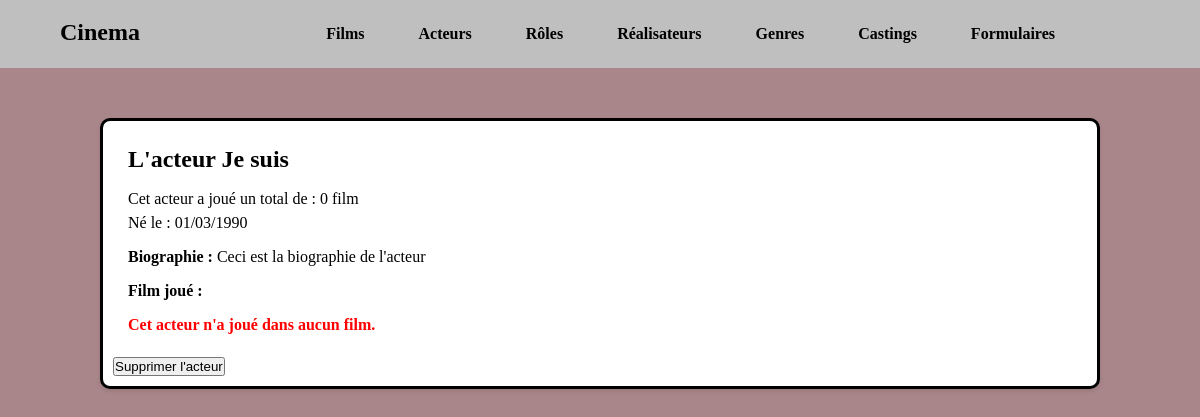
The app's page /index.php?action=infosActeur&id=92 with its own data.
### tables this page shows
CREATE TABLE IF NOT EXISTS `acteur` (
  `id_acteur` int NOT NULL AUTO_INCREMENT,
  `path_img_acteur` longtext,
  `biographie` longtext,
  `id_personne` int DEFAULT NULL,
  PRIMARY KEY (`id_acteur`) USING BTREE,
  KEY `id_personne` (`id_personne`),
  CONSTRAINT `FK_acteur_personne` FOREIGN KEY (`id_personne`) REFERENCES `personne` (`id_personne`)
);

CREATE TABLE IF NOT EXISTS `personne` (
  `id_personne` int NOT NULL AUTO_INCREMENT,
  `nom` varchar(50) DEFAULT NULL,
  `prenom` varchar(50) DEFAULT NULL,
  `birthdate` date DEFAULT NULL,
  `sexe` varchar(10) DEFAULT NULL,
  PRIMARY KEY (`id_personne`)
);

### controller/ActeursController.php (called while the page is built, shortened)
<?php
class ActeursController {
    public function infosActeur($id_acteur) {
        $pdo = Connect::Connexion();
        $query_acteur_infos = "
        SELECT a.id_acteur, p.prenom, p.nom, p.sexe, DATE_FORMAT(p.birthdate, '%d/%m/%Y') AS birthdate, a.biographie
        FROM acteur a
        INNER JOIN personne p ON p.id_personne = a.id_personne
        WHERE a.id_acteur = :id_acteur
        ";
        $request_acteur_infos = $pdo->prepare($query_acteur_infos);
        $request_acteur_infos->execute(["id_acteur" => $id_acteur]);
        $query_acteur_list_films = "
            SELECT a.id_acteur, f.titre_film, f.date_sortie, r.id_role, r.role_name, f.id_film, f.path_img_film
            FROM acteur a
            INNER JOIN casting c ON c.acteur_id = a.id_acteur
            INNER JOIN film f ON f.id_film = c.film_id
            INNER JOIN role r ON r.id_role = c.role_id
            WHERE a.id_acteur = :id_acteur
        ";
        $request_acteur_list_films = $pdo->prepare($query_acteur_list_films);
        $request_acteur_list_films->execute(["id_acteur" => $id_acteur]);
        require "view/acteur/infosActeur.php";
    }
}

### view/acteur/infosActeur.php (the view, shortened to what this page needs)
<?php
$imagePath = 'public/images/imgFilms/';
?>
<div class="container">
    <div class="content">
        <div class="acteur-card-detail">
            <?php if (isset($request_acteur_infos)) {
                $acteur_infos = $request_acteur_infos->fetch(); ?>
                <h2><?= $acteur_infos["prenom"] . " " . $acteur_infos["nom"] ?></h2>
                <p class="acteur-info">Cet acteur a joué un total de : <?= $request_acteur_list_films->rowCount() ?> film<?= ($request_acteur_list_films->rowCount() > 1) ? "s" : "" ?></p>
                <p>Né le : <?= $acteur_infos["birthdate"] ?></p>
                <?php if (isset($acteur_infos["biographie"])): ?>
                    <span class="acteur-info"><b>Biographie :</b> <?= $acteur_infos["biographie"] ?></span>
                <?php endif; ?>
                <span>
                    <b>Film<?= ($request_acteur_list_films->rowCount() > 1) ? "s" : "" ?> joué<?= ($request_acteur_list_films->rowCount() > 1) ? "s" : "" ?> :</b>
                </span>
            <?php } ?>
            <?php if ($request_acteur_list_films->rowCount() > 0) { ?>
                <div class="acteur-card-horizontal">
                    <?php foreach ($request_acteur_list_films->fetchAll() as $acteur_film) { ?>
                        <div class="acteur-container">
                            <a href="index.php?action=infosFilm&id=<?= $acteur_film['id_film'] ?>">
                                <div class="acteur-card">
                                    <img class="acteur-image" src="<?= $imagePath . $acteur_film['path_img_film'] ?>" alt="affiche du film <?= $acteur_film['titre_film'] ?>">
                                    <div class="acteur-info">
                                        <h3 class="acteur-title"><a class="acteur-link" href="index.php?action=infosFilm&id=<?= $acteur_film['id_film'] ?>"><?= $acteur_film['titre_film'] ?></a>
                                            <?php if(isset($acteur_film['role_name'])): ?>
                                                <span class="acteur-role"><a class="acteur-link" href="index.php?action=infosRole&id=<?= $acteur_film['id_role'] ?>"><?= $acteur_film['role_name'] ?></a></span>
                                            <?php endif; ?>
                                            <span class="acteur-date"><?= $acteur_film['date_sortie'] ?></span>
                                        </h3>
                                    </div>
                                </div>
                            </a>
                        </div>
                    <?php } ?>
                </div>
            <?php } else { ?>
                <span class="error">Cet acteur n'a joué dans aucun film.</span>
            <?php } ?>
        </div>
        <form method="post" action="index.php?action=supprimerActeur&id=<?= $acteur_infos['id_acteur'] ?>">
            <button type="submit" class="btn">Supprimer l'acteur</button>
        </form>
    </div>
</div>
<?php
$cssLink = '<link rel="stylesheet" href="public/css/acteur/infosActeur.css">';
require "view/template.php";
?>

### public/css/acteur/infosActeur.css (style rules this page uses)
.container { display: flex; justify-content: center; align-items: flex-start; height: 100vh; margin-top: 50px; }
.container .content { background-color: #fff; border: 3px solid #000000; border-radius: 10px; width: 100%; max-width: 1000px; padding: 10px; box-shadow: 0 2px 4px rgba(0, 0, 0, 0.1); }
.acteur-card-detail { font-size: 16px; line-height: 1.5; padding: 10px; width: 100%; max-width: 1000px; margin: 0 auto; margin-left: 5px; box-sizing: border-box; }
.acteur-card-detail span { display: block; margin-bottom: 10px; }
.acteur-info { margin-right: 5px; margin-top:10px; width: 100%; }
.error { color: red; font-weight: bold; }

### public/css/standard.css (style rules this page uses)
* { margin: 0; padding: 0; color: black; text-decoration: none; list-style: none; }
* { padding: 0; margin: 0; box-sizing: border-box; }

### records on screen
acteur: id_personne.prenom "L'acteur", id_personne.nom "Je suis", biographie "Ceci est la biographie de l'acteur"

### other values on screen
$request_acteur_list_films->rowCount() "0"
$acteur_infos["birthdate"] "01/03/1990"
